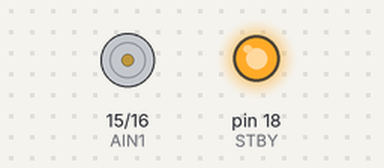
Bench run of a sketch on a simulated Arduino Uno, built with avr-gcc and run on an emulated ATmega328P. Shown: motor-driver pin pairs drawn as motors (green arrow = first pin HIGH = forward, orange = second pin HIGH = backward, longer = more drive, scaled by the enable pin, stopped while the standby pin is LOW), output pins drawn as LEDs (lit = HIGH).

Above: at 1.0 s.
At 3.0 s:
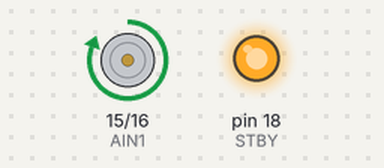
At 8.0 s:
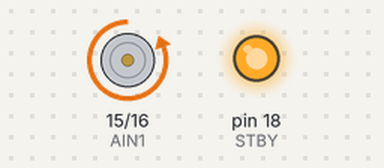
Timing chart, 0 to 13.0 s (numbered marks = the images above):
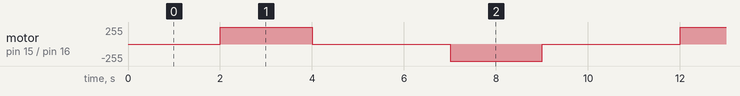

Measured:
- by itself, motor on pin 15 (AIN1) / pin 16 (AIN2): repeats every 10.0 s: stopped 3.0 s, backward 255/255 2.0 s, stopped 3.0 s, forward 255/255 2.0 s

The sketch:

03_Direction_PWM.ino
```cpp
const int AIN1 = 15;
const int AIN2 = 16;
const int PWMA = 17;
const int STBY = 18;

void setup()
{
    pinMode(AIN1, OUTPUT);
    pinMode(AIN2, OUTPUT);
    pinMode(PWMA, OUTPUT);
    pinMode(STBY, OUTPUT);

    digitalWrite(STBY, HIGH);
}

void loop()
{
    // ---------- FORWARD - LOW SPEED ----------
    digitalWrite(AIN1, HIGH);
    digitalWrite(AIN2, LOW);
    analogWrite(PWMA, 80);

    delay(2000);

    // ---------- FORWARD - HIGH SPEED ----------
    analogWrite(PWMA, 200);

    delay(2000);

    // ---------- STOP ----------
    analogWrite(PWMA, 0);

    delay(1000);

    // ---------- REVERSE - LOW SPEED ----------
    digitalWrite(AIN1, LOW);
    digitalWrite(AIN2, HIGH);
    analogWrite(PWMA, 80);

    delay(2000);

    // ---------- REVERSE - HIGH SPEED ----------
    analogWrite(PWMA, 200);

    delay(2000);

    // ---------- STOP ----------
    analogWrite(PWMA, 0);

    delay(1000);
}
```
